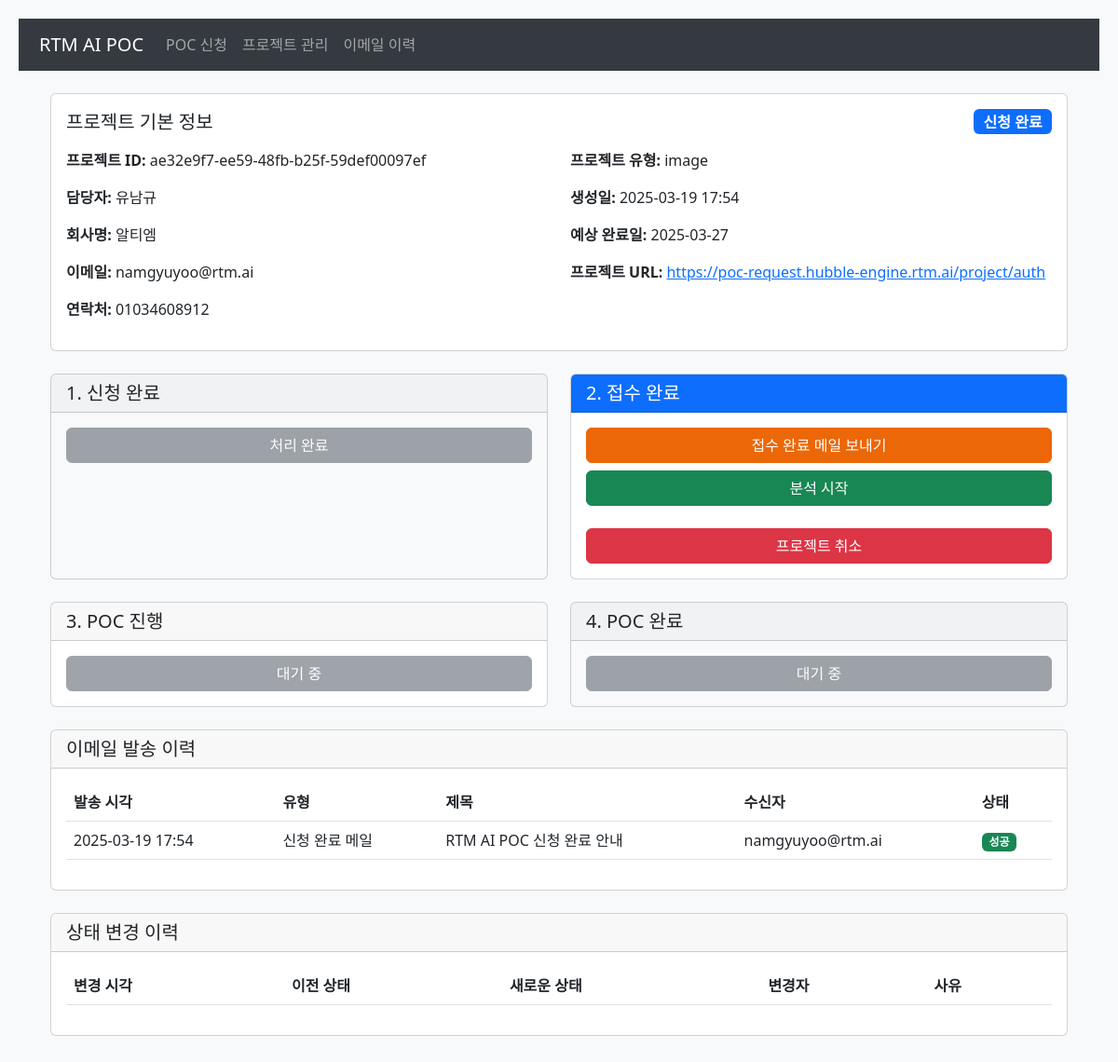
The page /project/ae32e9f7-ee59-48fb-b25f-59def00097ef on the database its author committed.
### app/models.py (models this page shows, shortened)
class Project(db.Model):
    id = db.Column(db.String(20), primary_key=True)
    name = db.Column(db.String(100), nullable=False)
    company = db.Column(db.String(100), nullable=False)
    email = db.Column(db.String(120), nullable=False)
    phone = db.Column(db.String(20), nullable=False)
    project_type = db.Column(db.String(50), nullable=False)
    purpose = db.Column(db.Text, nullable=True)
    project_url = db.Column(db.String(200))
    status = db.Column(db.Enum(ProjectStatus), nullable=False, default=ProjectStatus.APPLICATION_COMPLETE)
    created_at = db.Column(db.DateTime, nullable=False, default=datetime.utcnow)
    expected_report_date = db.Column(db.DateTime)
    cancel_reason = db.Column(db.Text)
    report_file = db.Column(db.String(200))  # 리포트 파일 경로

class EmailHistory(db.Model):
    id = db.Column(db.Integer, primary_key=True)
    project_id = db.Column(db.String(36), db.ForeignKey('project.id'), nullable=False)
    email_type = db.Column(db.Enum(EmailType), nullable=False)
    subject = db.Column(db.String(200), nullable=False)
    recipient = db.Column(db.String(120), nullable=False)
    status = db.Column(db.String(20), nullable=False)  # success, failed
    error_message = db.Column(db.Text)
    sent_at = db.Column(db.DateTime, nullable=False, default=datetime.utcnow)
    project = db.relationship('Project', backref=db.backref('email_history', lazy=True))

### app/routes.py (the view)
@bp.route('/project/<project_id>')
def project_detail(project_id):
    try:
        project = Project.query.get(project_id)
        if not project:
            return jsonify({'success': False, 'message': '프로젝트를 찾을 수 없습니다.'}), 404
        return render_template('project_detail.html', project=project)
    except Exception as e:
        logging.error(f"Error fetching project details: {str(e)}")
        return jsonify({'success': False, 'message': str(e)}), 500

### app/templates/project_detail.html (shortened to what this page needs)
{% extends "base.html" %}
{% block content %}
<div class="container mt-4">
    <div class="card mb-4">
        <div class="card-body">
            <div class="d-flex justify-content-between align-items-center mb-3">
                <h5 class="card-title mb-0">프로젝트 기본 정보</h5>
                <span class="badge fs-6 {% if project.status.value == 'application_complete' %}bg-primary
                    {% elif project.status.value == 'reception_complete' %}bg-info
                    {% elif project.status.value == 'poc_in_progress' %}bg-warning text-dark
                    {% elif project.status.value == 'poc_complete' %}bg-success
                    {% elif project.status.value == 'cancelled' %}bg-danger
                    {% endif %}">
                    {% if project.status.value == 'application_complete' %}
                        신청 완료
                    {% elif project.status.value == 'reception_complete' %}
                        접수 완료
                    {% elif project.status.value == 'poc_in_progress' %}
                        POC 진행중
                    {% elif project.status.value == 'poc_complete' %}
                        POC 완료
                    {% elif project.status.value == 'cancelled' %}
                        취소됨
                    {% endif %}
                </span>
            </div>
            <div class="row">
                <div class="col-md-6">
                    <p><strong>프로젝트 ID:</strong> {{ project.id }}</p>
                    <p><strong>담당자:</strong> {{ project.name }}</p>
                    <p><strong>회사명:</strong> {{ project.company }}</p>
                    <p><strong>이메일:</strong> {{ project.email }}</p>
                    <p><strong>연락처:</strong> {{ project.phone }}</p>
                </div>
                <div class="col-md-6">
                    <p><strong>프로젝트 유형:</strong> {{ project.project_type }}</p>
                    <p><strong>생성일:</strong> {{ project.created_at.strftime('%Y-%m-%d %H:%M') }}</p>
                    <p><strong>예상 완료일:</strong> {{ project.expected_report_date.strftime('%Y-%m-%d') if project.expected_report_date else '미정' }}</p>
                    {% if project.project_url %}
                    <p><strong>프로젝트 URL:</strong> <a href="{{ project.project_url }}">{{ project.project_url }}</a></p>
                    {% endif %}
                </div>
            </div>
        </div>
    </div>
    <div class="row">
        <div class="col-md-6 mb-4">
            <div class="card h-100 {% if project.status.value != 'application_complete' or project.email_history|selectattr('email_type.value', 'equalto', 'application-complete')|list|length > 0 %}bg-light{% endif %}">
                <div class="card-header {% if project.status.value == 'application_complete' and project.email_history|selectattr('email_type.value', 'equalto', 'application-complete')|list|length == 0 %}bg-primary text-white{% endif %}">
                    <h5 class="card-title mb-0">1. 신청 완료</h5>
                </div>
                <div class="card-body">
                    {% set initial_history = project.status_history|selectattr("new_status.value", "equalto", "application_complete")|first %}
                    {% if project.status.value == 'application_complete' and project.email_history|selectattr('email_type.value', 'equalto', 'application-complete')|list|length == 0 %}
                    <div class="d-grid gap-2">
                        <button class="btn btn-primary" onclick="sendEmail('application-complete')">
                            신청 완료 메일 보내기
                        </button>
                        <button class="btn btn-success" onclick="updateStatus('RECEPTION_COMPLETE')">
                            메일 발송 완료 처리
                        </button>
                        <button class="btn btn-danger mt-3" onclick="showCancelModal()">
                            프로젝트 취소
                        </button>
                    </div>
                    {% else %}
                    <div class="d-grid gap-2">
                        <button class="btn btn-secondary" disabled>{% if project.email_history|selectattr('email_type.value', 'equalto', 'application-complete')|list|length > 0 %}처리 완료{% else %}처리 완료{% endif %}</button>
                    </div>
                    {% endif %}
                </div>
            </div>
        </div>
        <div class="col-md-6 mb-4">
            <div class="card h-100 ">
                <div class="card-header {% if project.status.value == 'reception_complete' or project.email_history|selectattr('email_type.value', 'equalto', 'application-complete')|list|length > 0 %}bg-primary text-white{% endif %}">
                    <h5 class="card-title mb-0">2. 접수 완료</h5>
                </div>
                <div class="card-body">
                    {% set reception_history = project.status_history|selectattr("new_status.value", "equalto", "reception_complete")|first %}
                    {% if project.email_history|selectattr('email_type.value', 'equalto', 'application-complete')|list|length > 0 and project.email_history|selectattr('email_type.value', 'equalto', 'submission-complete')|list|length == 0 %}
                    <div class="d-grid gap-2">
                        <button class="btn btn-primary" onclick="sendEmail('submission-complete')">
                            접수 완료 메일 보내기
                        </button>
                        <button class="btn btn-success" onclick="startAnalysis()">
                            분석 시작
                        </button>
                        <button class="btn btn-danger mt-3" onclick="showCancelModal()">
                            프로젝트 취소
                        </button>
                    </div>
                    {% elif project.email_history|selectattr('email_type.value', 'equalto', 'submission-complete')|list|length > 0 %}
                    <div class="d-grid gap-2">
                        <button class="btn btn-secondary" disabled>처리 완료</button>
                    </div>
                    {% else %}
                    <div class="d-grid gap-2">
                        <button class="btn btn-secondary" disabled>대기 중</button>
                    </div>
                    {% endif %}
                </div>
            </div>
        </div>
        <div class="col-md-6 mb-4">
            <div class="card h-100 {% if project.status.value not in ['poc_in_progress', 'reception_complete', 'application_complete'] %}bg-light{% endif %}">
                <div class="card-header {% if project.status.value == 'poc_in_progress' %}bg-primary text-white{% endif %}">
                    <h5 class="card-title mb-0">3. POC 진행</h5>
                </div>
                <div class="card-body">
                    {% set poc_history = project.status_history|selectattr("new_status.value", "equalto", "poc_in_progress")|first %}
                    {% if project.status.value == 'poc_in_progress' %}
                    <div class="d-grid gap-2">
                        <button class="btn btn-warning" onclick="showExtendModal()">
                            기간 연장 안내하기
                        </button>
                        <button class="btn btn-success" onclick="showReportModal()">
                            리포트 업로드 및 완료
                        </button>
                        <button class="btn btn-danger mt-3" onclick="showCancelModal()">
                            프로젝트 취소
                        </button>
                    </div>
                    {% else %}
                    <div class="d-grid gap-2">
                        <button class="btn btn-secondary" disabled>{% if project.status.value in ['application_complete', 'reception_complete'] %}대기 중{% else %}처리 완료{% endif %}</button>
                    </div>
                    {% endif %}
                </div>
            </div>
        </div>
        <div class="col-md-6 mb-4">
            <div class="card h-100 {% if project.status.value != 'poc_complete' %}bg-light{% endif %}">
                <div class="card-header {% if project.status.value == 'poc_complete' %}bg-success text-white{% endif %}">
                    <h5 class="card-title mb-0">4. POC 완료</h5>
                </div>
                <div class="card-body">
                    {% set complete_history = project.status_history|selectattr("new_status.value", "equalto", "poc_complete")|first %}
                    {% if project.status.value != 'poc_complete' %}
                    <div class="d-grid gap-2">
                        <button class="btn btn-secondary" disabled>대기 중</button>
                    </div>
                    {% endif %}
                </div>
            </div>
        </div>
    </div>
    <div class="card mb-4">
        <div class="card-header">
            <h5 class="card-title mb-0">이메일 발송 이력</h5>
        </div>
        <div class="card-body">
            <div class="table-responsive">
                <table class="table">
                    <thead>
                        <tr>
                            <th>발송 시각</th>
                            <th>유형</th>
                            <th>제목</th>
                            <th>수신자</th>
                            <th>상태</th>
                        </tr>
                    </thead>
                    <tbody>
                        {% for email in project.email_history|sort(attribute='sent_at', reverse=true) %}
                        <tr>
                            <td>{{ email.sent_at.strftime('%Y-%m-%d %H:%M') }}</td>
                            <td>
                                {% if email.email_type.value == 'application-complete' %}
                                    신청 완료 메일
                                {% elif email.email_type.value == 'submission-complete' %}
                                    접수 완료 메일
                                {% elif email.email_type.value == 'cancellation' %}
                                    취소 안내 메일
                                {% elif email.email_type.value == 'delay' %}
                                    기간 연장 메일
                                {% elif email.email_type.value == 'report' %}
                                    POC 완료 메일
                                {% endif %}
                            </td>
                            <td>{{ email.subject }}</td>
                            <td>{{ email.recipient }}</td>
                            <td>
                                <span class="badge {% if email.status == 'success' %}bg-success{% else %}bg-danger{% endif %}">
                                    {{ '성공' if email.status == 'success' else '실패' }}
                                </span>
                            </td>
                        </tr>
                        {% endfor %}
                    </tbody>
                </table>
            </div>
        </div>
    </div>
    <div class="card mb-4">
        <div class="card-header">
            <h5 class="card-title mb-0">상태 변경 이력</h5>
        </div>
        <div class="card-body">
            <div class="table-responsive">
                <table class="table">
                    <thead>
                        <tr>
                            <th>변경 시각</th>
                            <th>이전 상태</th>
                            <th>새로운 상태</th>
                            <th>변경자</th>
                            <th>사유</th>
                        </tr>
                    </thead>
                </table>
            </div>
        </div>
    </div>
</div>
{% endblock %}

### app/templates/base.html (shortened to what this page needs)
<!DOCTYPE html>
<html lang="ko">
<head>
    <link href="https://cdn.jsdelivr.net/npm/bootstrap@5.3.0/dist/css/bootstrap.min.css" rel="stylesheet">
    <link rel="stylesheet" href="https://cdnjs.cloudflare.com/ajax/libs/font-awesome/5.15.4/css/all.min.css">
    <link rel="stylesheet" href="https://cdn.jsdelivr.net/npm/bootstrap-icons@1.7.2/font/bootstrap-icons.css">
</head>
<body>
    <nav class="navbar navbar-expand-lg navbar-dark navbar-custom">
        <div class="container">
            <a class="navbar-brand" href="/">RTM AI POC</a>
            <div class="collapse navbar-collapse" id="navbarNav">
                <ul class="navbar-nav">
                    <li class="nav-item">
                        <a class="nav-link" href="/poc-request">POC 신청</a>
                    </li>
                    <li class="nav-item">
                        <a class="nav-link" href="/projects">프로젝트 관리</a>
                    </li>
                    <li class="nav-item">
                        <a class="nav-link" href="/email-history">이메일 이력</a>
                    </li>
                </ul>
            </div>
        </div>
    </nav>
    <div class="container mt-4">
        {% block content %}{% endblock %}
    </div>
</body>
</html>

### app/templates/base.html (style rules this page uses)
body { background-color: #f8f9fa; padding: 20px; }
.navbar-custom { background-color: #343a40; }
.btn-primary { background-color: #ec6707; border-color: #ec6707; }

### rows shown on the page
Project: id "ae32e9f7-ee59-48fb-b25f-59def00097ef", name "유남규", company "알티엠", email "namgyuyoo@rtm.ai", phone "01034608912", project_type "image", created_at "2025-03-19 17:54", expected_report_date "2025-03-27", project_url "https://poc-request.hubble-engine.rtm.ai/project/auth"
EmailHistory: sent_at "2025-03-19 17:54", shows "신청 완료 메일", subject "RTM AI POC 신청 완료 안내", recipient "namgyuyoo@rtm.ai", status "성공"
